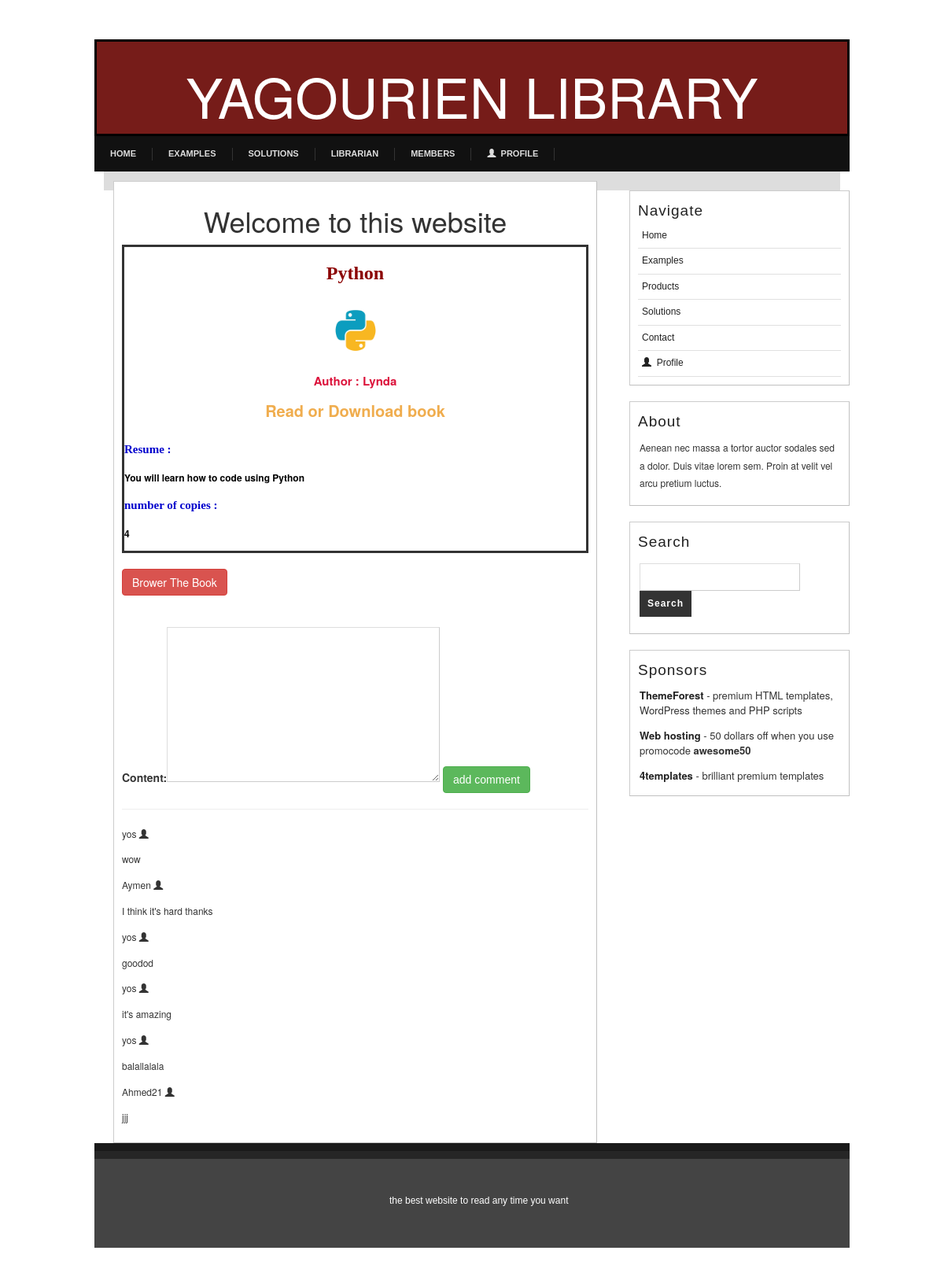
The app's page /8/ with its own data.
### Project/models.py (models this page shows, shortened)
class Book(models.Model):
    title = models.CharField(max_length=200)
    author = models.ForeignKey('Author', on_delete=models.SET_NULL, null=True)
    summary = models.TextField(max_length=1000, help_text="Enter a brief description of the book")
    isbn = models.CharField('ISBN', max_length=13,
                            help_text='13 Character <a href="https://www.isbn-international.org/content/what-isbn">ISBN number</a>')
    genre = models.ManyToManyField(Genre, help_text="Select a genre for this book")
    language = models.ForeignKey('Language', on_delete=models.SET_NULL, null=True)
    image=models.ImageField(upload_to='image')
    pdf = models.FileField(upload_to='pdfs' )
    copies= models.IntegerField(default=1)

class Author(models.Model):
    first_name = models.CharField(max_length=100)
    last_name = models.CharField(max_length=100)
    date_of_birth = models.DateField(null=True, blank=True)
    date_of_death = models.DateField('died', null=True, blank=True)
    def __str__(self):
        return str(self.first_name)

class Comment (models.Model):
    content = models.TextField()
    book = models.ForeignKey(Book, on_delete=models.CASCADE)
    created_at = models.DateTimeField(auto_now_add=True)
    comment_author = models.ForeignKey(User, on_delete=models.CASCADE)

### Project/views.py (the view)
# urls.py: url(r'^([0-9]+)/$',views.details , name='details'),
def details (request , key):
    c = Book.objects.get(id=key)
    group = Group.objects.get(name='Librarian')
    comments = Comment.objects.filter(book = c)
    commentform = CommentForm()
    bookform = BookForm(request.POST or None, request.FILES or None)
    if request.method == 'POST':
        if bookform.is_valid():
            c = bookform
            c.save()
            return redirect(reverse('book_detail', kwargs={'id': id}))
    try:
        borrowed_book = BorrowedBook.objects.get(book=c, borrower=request.user)
    except:
        borrowed_book = None
    context = { 'det' : c , 'borrowed_book': borrowed_book , 'commentform': commentform , 'comments': comments , 'bookform': bookform , 'group':group}
    return render(request, 'examples.html',context)

### Project/forms.py
class CommentForm(forms.ModelForm):
    class Meta:
        model = Comment
        fields = ['content']

class BookForm(forms.ModelForm):
    class Meta:
        model = Book
        fields = '__all__'

### Project/templates/examples.html (shortened to what this page needs)
{% extends 'base.html' %}
{% block content %}
<div style="border-style:solid;">
                    <table>
                        <center><h3 style="font-family:verdana;color:darkred;font-weight:bold">{{det.title }}</h3></center>
                         <center><img src="{{ det.image.url }}" height="100" style="box-shadow:2px" /></center>
                        <center><P style="font-weight:bold;color:crimson;font-size:15px;" >  Author :  {{ det.author }}</P></center>
                          <center> <a style="color:#f0ad4e;font-weight:bold;font-size:20px;" href="{{det.pdf.url}}"> Read or Download book</a></center><br>
                           <p style="font-family:verdana;color:mediumblue;font-weight:bold;font-size:15px"> Resume :<p style="color:black;font-weight:bold;size:15px;"> {{ det.summary|truncatechars:100 }}</p></p>
                           <P style="font-family:verdana;color:mediumblue;font-weight:bold;font-size:15px"> number of copies : <p style="color:black;font-weight:bold;size:15px;"> {{ det.copies}}</p> </P>
                        </div>
</div>
    {% if borrowed_book %}
    <form action="{% url 'book_return' det.pk %}" method="post">
        {% csrf_token %}
         The Date of reservation :
        {{borrowed_book.date}}
         <br> You must make it Back before :   {{borrowed_book.due_back}}
       <br> <button class="btn btn-danger"> Return </button>
    </form>
    {% else %}
    <form action="{% url 'book_borrow' det.pk %}" method="post">
<br>
        <button class="btn btn-danger"> Brower The Book </button>
    </form>
    {% endif %}
<br> <br>
    <form action="{% url 'book_comment' det.pk %}" method="post">
        {{commentform}}
        <input type="submit" class="btn btn-success" value="add comment">
    </form>
 <hr>
    <div>
    {% for comment in comments %}
        <p> {{comment.comment_author}}  <span class="glyphicon glyphicon-user"></span></p>
    <p>{{comment.content}}</p>
    {% endfor %}
</div>
</div>
{% endblock %}

### Project/static/styles.css (style rules this page uses)
body { background: #333; margin:0; padding:0; font-family: Verdana, Geneva, sans-serif; font-size: 13px; color: #666; }
* { margin:0; padding:0; }
table { width: 100%; text-align: left; }
p { line-height: 1.9em; margin-bottom: 20px; font-size: 12px; }
a { color: #D1700E; }
form input, form select, form textarea { padding: 5px; color: #333333; border: 1px solid #ddd; border-right:1px solid #ccc; border-bottom:1px solid #ccc; background-color:#fff; font-family: Arial, Helvetica, sans-serif; font-size: 13px; }
h3 { color: #555; font-size: 18px; font-weight: bold; margin-bottom: 10px; font-family: Arial, Helvetica, sans-serif; }

### records on screen
Book: title "Python", image (picture), author "Lynda", summary "You will learn how to code using Python", copies "4"
Comment: comment_author "yos", content "wow"
Comment: comment_author "Aymen", content "I think it's hard thanks"
Comment: comment_author "yos", content "goodod"
Comment: comment_author "yos", content "it's amazing"
Comment: comment_author "yos", content "balallalala"
Comment: comment_author "Ahmed21", content "jjj"
